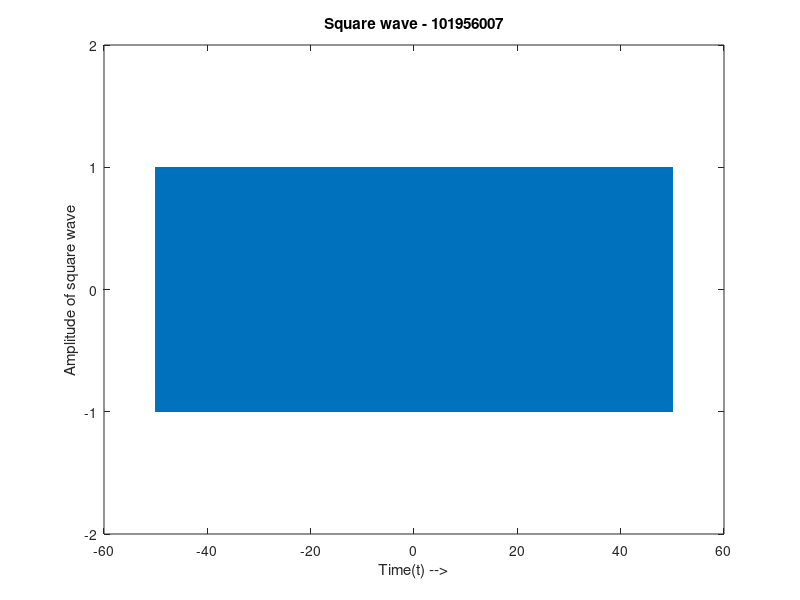

This figure's MATLAB source:
clc;
clear all
close all

t = -50:0.001:50;
d1 = input('Enter duty cycle-->');
f1 = input('Enter frequency -->');
y = square(2*pi*f1*t*d1);
plot(t,y);
ylim([-2 2]);
xlabel('Time(t) -->');
ylabel('Amplitude of square wave');
title('Square wave - 101956007');